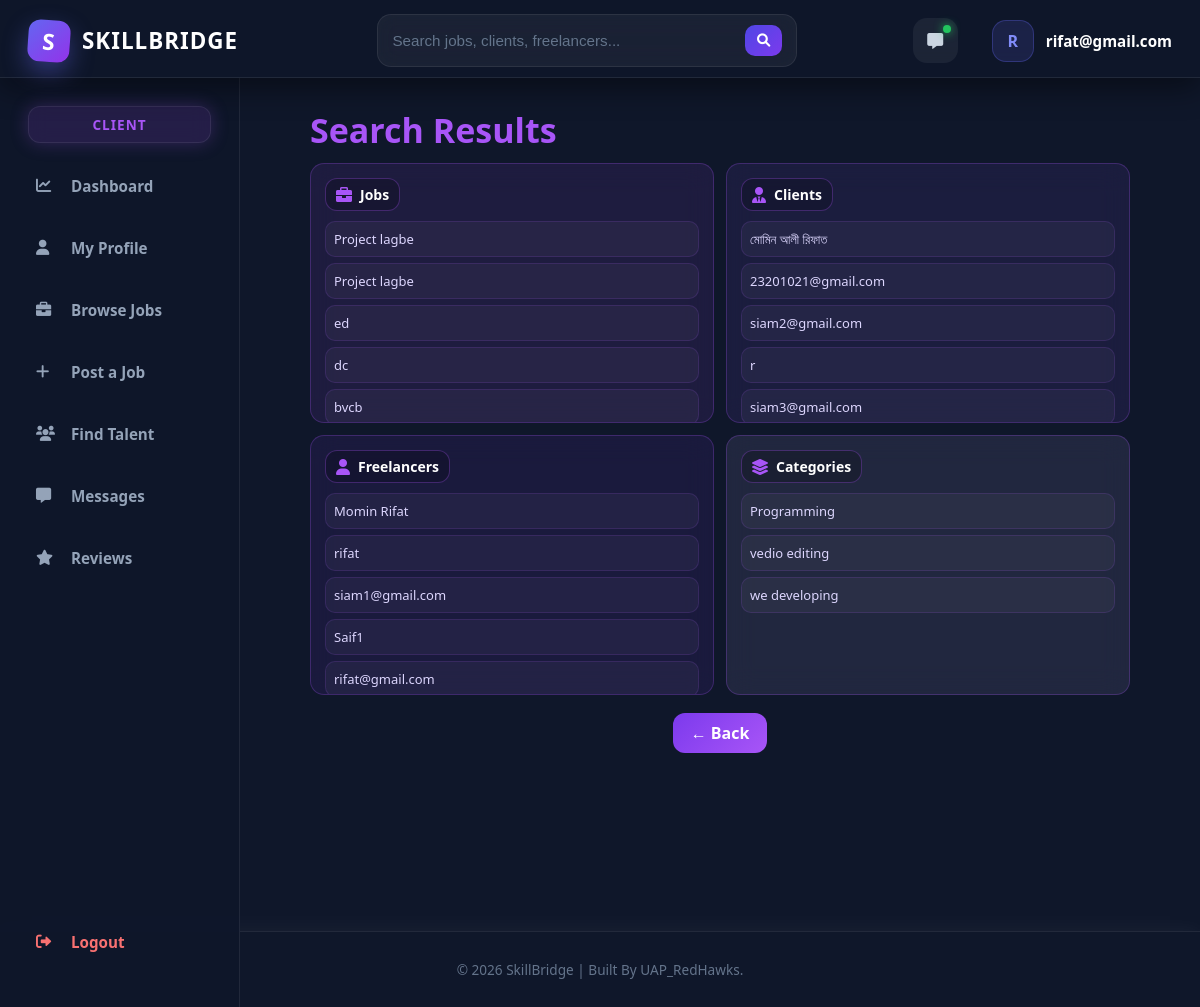
The page /users/search/ (signed in) on the database its author committed.
### jobs/models.py (models this page shows, shortened)
class Job(models.Model):
    EXPERIENCE_LEVEL_CHOICES = (
        ('entry', 'Entry Level'),
        ('intermediate', 'Intermediate'),
        ('expert', 'Expert'),
    )
    JOB_TYPE_CHOICES = (
        ('full_time', 'Full Time'),
        ('part_time', 'Part Time'),
        ('remote', 'Remote'),
        ('contract', 'Contract'),
    )
    client = models.ForeignKey(
        User,
        on_delete=models.CASCADE,
        related_name='posted_jobs'
    )
    title = models.CharField(max_length=255)
    description = models.TextField()
    category = models.ForeignKey(
        JobCategory,
        on_delete=models.SET_NULL,
        null=True,
        blank=True
    )
    skills_required = models.ManyToManyField(Skill, blank=True)
    experience_level = models.CharField(
        max_length=20,
        choices=EXPERIENCE_LEVEL_CHOICES,
        default='entry'
    )
    job_type = models.CharField(
        max_length=20,
        choices=JOB_TYPE_CHOICES,
        default='remote'
    )
    budget_min = models.DecimalField(
        max_digits=10,
        decimal_places=2,
        null=True,
        blank=True
    )
    budget_max = models.DecimalField(
        max_digits=10,
        decimal_places=2,
        null=True,
        blank=True
    )
    deadline = models.DateField(null=True, blank=True)
    is_active = models.BooleanField(default=True)
    created_at = models.DateTimeField(auto_now_add=True)

class JobCategory(models.Model):
    name = models.CharField(max_length=100)

### users/models.py (models this page shows, shortened)
class ClientProfile(models.Model):
    user = models.ForeignKey(User, on_delete=models.CASCADE)
    name = models.CharField(max_length=200)
    email = models.EmailField(unique=True)
    phone = models.CharField(max_length=20)
    address = models.TextField()
    companyname = models.CharField(max_length=200, blank=True)
    companydescription = models.TextField(blank=True)
    website = models.URLField(blank=True)
    profileimage = models.ImageField(upload_to='profiles/', blank=True, null=True)
    nidnumber = models.CharField(max_length=50)
    createdat = models.DateTimeField(auto_now_add=True)

class FreelancerProfile(models.Model):
    user = models.ForeignKey(User, on_delete=models.CASCADE)
    name = models.CharField(max_length=200)
    email = models.EmailField(unique=True)
    phone = models.CharField(max_length=20)
    address = models.TextField()
    universityname = models.CharField(max_length=200, blank=True)
    degree = models.CharField(max_length=200, blank=True)
    skills = models.TextField()
    experience = models.TextField(blank=True)
    bio = models.TextField(blank=True)
    portfolio_link = models.URLField(blank=True)
    githublink = models.URLField(blank=True)
    linkedinlink = models.URLField(blank=True)
    profileimage = models.ImageField(upload_to='profiles/', blank=True, null=True)
    resume = models.FileField(upload_to='resumes/', blank=True, null=True)
    nidnumber = models.CharField(max_length=50)
    createdat = models.DateTimeField(auto_now_add=True)

### users/views.py (the view)
# urls.py: path('search/', views.search, name='search')
@login_required
def search(request):
    query = request.GET.get('q', '')
    jobs = Job.objects.filter(title__icontains=query)
    categories = JobCategory.objects.filter(name__icontains=query)
    clients = ClientProfile.objects.filter(
        Q(name__icontains=query) | Q(companyname__icontains=query)
    )
    freelancers = FreelancerProfile.objects.filter(
        Q(name__icontains=query) | Q(skills__icontains=query)
    )
    return render(request, 'users/search.html', {
        'query': query,
        'jobs': jobs,
        'categories': categories,
        'clients': clients,
        'freelancers': freelancers,
    })

### templates/users/search.html (shortened to what this page needs)
{% extends 'core/base.html' %}
{% load static %}
{% block extra_css %}
  <link rel="stylesheet" href="{% static 'css/user/search.css' %}" />
{% endblock %}
{% block content %}
  <div class="search-page">
    <div class="search-header">
      <h1>Search Results</h1>
    </div>
    <div class="grid">
      <div class="card jobs">
        <div class="title-box">
          <i class="fas fa-briefcase"></i>
          <span>Jobs</span>
        </div>
        {% for j in jobs %}
          <div class="item">{{ j.title }}</div>
        {% empty %}
          <p>No jobs found</p>
        {% endfor %}
      </div>
      <div class="card clients">
        <div class="title-box">
          <i class="fas fa-user-tie"></i>
          <span>Clients</span>
        </div>
        {% for c in clients %}
          <div class="item">{{ c.name }}</div>
        {% empty %}
          <p>No clients found</p>
        {% endfor %}
      </div>
      <div class="card freelancers">
        <div class="title-box">
          <i class="fas fa-user"></i>
          <span>Freelancers</span>
        </div>
        {% for f in freelancers %}
          <div class="item">{{ f.name }}</div>
        {% empty %}
          <p>No freelancers found</p>
        {% endfor %}
      </div>
      <div class="card categories">
        <div class="title-box">
          <i class="fas fa-layer-group"></i>
          <span>Categories</span>
        </div>
        {% for cat in categories %}
          <div class="item">{{ cat.name }}</div>
        {% empty %}
          <p>No categories found</p>
        {% endfor %}
      </div>
    </div>
    <div class="back-wrapper">
      <a href="javascript:history.back()" class="back-btn">← Back</a>
    </div>
  </div>
{% endblock %}

### templates/core/base.html (shortened to what this page needs)
{% load static %}
<!DOCTYPE html>
<html lang="en">
  <head>
    <link rel="stylesheet" href="https://cdnjs.cloudflare.com/ajax/libs/font-awesome/6.0.0/css/all.min.css" />
    <link rel="stylesheet" href="{% static 'css/core/base.css' %}" />
    {% block extra_css %}
    {% endblock %}
  </head>
  <body>
    <nav class="navbar">
      <div class="nav-container">
        <div class="nav-left">
          <a href="/" class="brand-logo"><div class="logo-box">S</div>SKILLBRIDGE</a>
          {% if user.is_authenticated %}
            <div class="nav-search">
              <form method="GET" action="{% url 'search' %}" class="search-form">
                <input type="text" name="q" placeholder="Search jobs, clients, freelancers..." />
                <button type="submit"><i class="fas fa-search"></i></button>
              </form>
            </div>
          {% endif %}
        </div>
        <div class="nav-right">
          {% if user.is_authenticated %}
            <a href="#" class="message-btn"><i class="fas fa-message"></i></a>
            <div class="user-info">
              <div class="user-avatar">{{ user.username.0|upper }}</div>
              <span class="user-name">{{ user.username }}</span>
            </div>
          {% else %}
            <div class="auth-desktop">
              <a href="{% url 'login' %}" class="btn-login">Login</a>
              <a href="{% url 'signup' %}" class="btn-signup">Sign Up</a>
            </div>
          {% endif %}
        </div>
      </div>
    </nav>
    {% if user.is_authenticated %}
      <div class="dashboard-layout">
        {% with current=request.path %}
          <aside class="sidebar">
            {% if request.session.role == 'freelancer' %}
              <div class="role-badge freelancer">Freelancer</div>
              <a href="{% url 'freelencerdashboard' %}" class="sidebar-item {% if request.resolver_match.url_name == 'freelencerdashboard' %}active{% endif %}"><i class="fas fa-chart-line"></i>Dashboard</a>
              <a href="{% url 'freelancerprofile' %}" class="sidebar-item {% if request.resolver_match.url_name == 'freelancerprofile' %}active{% endif %}"><i class="fas fa-user"></i>My Profile</a>
              <a href="{% url 'job_list' %}" class="sidebar-item {% if request.resolver_match.url_name == 'job_list' %}active{% endif %}"><i class="fas fa-briefcase"></i>Browse Jobs</a>
              <a href="{% url 'my_applications' %}" class="sidebar-item {% if request.resolver_match.url_name == 'my_applications' %}active{% endif %}"><i class="fas fa-file"></i>My Applications</a>
              <a href="{% url 'saved_jobs' %}" class="sidebar-item {% if request.resolver_match.url_name == 'saved_jobs' %}active{% endif %}"><i class="fas fa-bookmark"></i>Saved Jobs</a>
              <a href="#" class="sidebar-item"><i class="fas fa-message"></i>Messages</a>
              <a href="{% url 'frereview' %}" class="sidebar-item {% if request.resolver_match.url_name == 'frereview' %}active{% endif %}"><i class="fas fa-star"></i>Reviews</a>
            {% else %}
              <div class="role-badge client">Client</div>
              <a href="{% url 'clientdashboard' %}" class="sidebar-item {% if request.resolver_match.url_name == 'clientdashboard' %}active{% endif %}"><i class="fas fa-chart-line"></i>Dashboard</a>
              <a href="{% url 'clientprofile' %}" class="sidebar-item {% if request.resolver_match.url_name == 'clientprofile' %}active{% endif %}"><i class="fas fa-user"></i>My Profile</a>
              <a href="{% url 'job_list' %}" class="sidebar-item {% if request.resolver_match.url_name == 'job_list' %}active{% endif %}"><i class="fas fa-briefcase"></i>Browse Jobs</a>
              <a href="{% url 'post_job' %}" class="sidebar-item {% if request.resolver_match.url_name == 'post_job' %}active{% endif %}"><i class="fas fa-plus"></i>Post a Job</a>
              <a href="{% url 'findtalents' %}" class="sidebar-item {% if request.resolver_match.url_name == 'findtalents' %}active{% endif %}"><i class="fas fa-users"></i>Find Talent</a>
              <a href="#" class="sidebar-item"><i class="fas fa-message"></i>Messages</a>
              <a href="{% url 'frereview' %}" class="sidebar-item {% if request.resolver_match.url_name == 'frereview' %}active{% endif %}"><i class="fas fa-star"></i> Reviews</a>
            {% endif %}
            <a href="{% url 'logout' %}" class="sidebar-item logout-sidebar"><i class="fas fa-right-from-bracket"></i>Logout</a>
          </aside>
        {% endwith %}
        <main class="dashboard-content">
          {% block content %}
          {% endblock %}
        </main>
      </div>
    {% else %}
      <main class="main-wrapper">
        {% block guest_content %}
        {% endblock %}
      </main>
    {% endif %}
    <footer class="footer">
      <div class="footer-content">&copy; 2026 SkillBridge | Built By UAP_RedHawks.</div>
    </footer>
  </body>
</html>

### static/css/user/search.css (style rules this page uses)
.search-page { padding: 6px 40px 20px; min-height: 100vh; background: #0f172a; }
.search-header { margin-bottom: 10px; }
.search-header h1 { font-size: 34px; color: #a855f7; margin: 0; font-weight: 800; }
.grid { display: grid; grid-template-columns: repeat(2, 1fr); gap: 12px; }
.card { border-radius: 14px; padding: 14px; border: 1px solid rgba(168, 85, 247, 0.25); background: rgba(168, 85, 247, 0.08); backdrop-filter: blur(14px); height: 260px; overflow: hidden; }
.jobs { background: rgba(168, 85, 247, 0.10) }
.clients { background: rgba(139, 92, 246, 0.10) }
.freelancers { background: rgba(124, 58, 237, 0.10) }
.categories { background: rgba(196, 181, 253, 0.10) }
.title-box { display: flex; align-items: center; gap: 8px; padding: 6px 10px; border-radius: 12px; border: 1px solid rgba(168, 85, 247, 0.3); background: rgba(0, 0, 0, 0.2); width: fit-content; margin-bottom: 10px; }
.title-box i { color: #a855f7; }
.title-box span { color: white; font-weight: 700; font-size: 14px; }
.item { background: rgba(255, 255, 255, 0.04); color: #ddd6fe; padding: 8px; margin-bottom: 6px; border-radius: 10px; border: 1px solid rgba(168, 85, 247, 0.15); transition: 0.2s; font-size: 13px; }
.back-wrapper { display: flex; justify-content: center; margin-top: 18px; }
.back-btn { background: linear-gradient(135deg, #7c3aed, #a855f7); color: white; text-decoration: none; padding: 9px 18px; border-radius: 12px; font-weight: 600; }

### rows shown on the page
Job: title "Project lagbe"
Job: title "Project lagbe"
Job: title "ed"
Job: title "dc"
Job: title "bvcb"
ClientProfile: name "মোমিন আলী রিফাত"
ClientProfile: name "23201021@gmail.com"
ClientProfile: name "siam2@gmail.com"
ClientProfile: name "r"
ClientProfile: name "siam3@gmail.com"
FreelancerProfile: name "Momin Rifat"
FreelancerProfile: name "rifat"
FreelancerProfile: name "siam1@gmail.com"
FreelancerProfile: name "Saif1"
FreelancerProfile: name "rifat@gmail.com"
JobCategory: name "Programming"
JobCategory: name "vedio editing"
JobCategory: name "we developing"

### other values the page prints
{{ user.username.0|upper }} "R"
{{ user.username }} "rifat@gmail.com"
